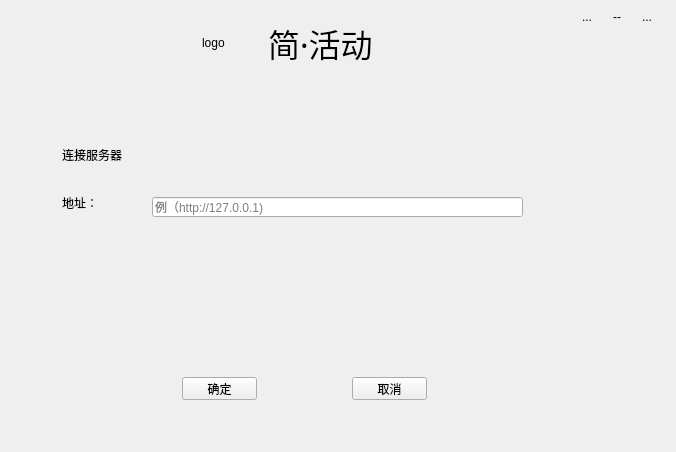
<?xml version="1.0" encoding="UTF-8"?>
<ui version="4.0">
 <class>Login</class>
 <widget class="QWidget" name="Login">
  <property name="geometry">
   <rect>
    <x>0</x>
    <y>0</y>
    <width>676</width>
    <height>452</height>
   </rect>
  </property>
  <property name="sizePolicy">
   <sizepolicy hsizetype="Preferred" vsizetype="Preferred">
    <horstretch>0</horstretch>
    <verstretch>0</verstretch>
   </sizepolicy>
  </property>
  <property name="minimumSize">
   <size>
    <width>670</width>
    <height>451</height>
   </size>
  </property>
  <property name="maximumSize">
   <size>
    <width>16777215</width>
    <height>16777215</height>
   </size>
  </property>
  <property name="windowTitle">
   <string>Form</string>
  </property>
  <widget class="MyWidgetRegister" name="LoginInner" native="true">
   <property name="geometry">
    <rect>
     <x>2</x>
     <y>2</y>
     <width>662</width>
     <height>442</height>
    </rect>
   </property>
   <property name="minimumSize">
    <size>
     <width>662</width>
     <height>442</height>
    </size>
   </property>
   <property name="maximumSize">
    <size>
     <width>662</width>
     <height>442</height>
    </size>
   </property>
   <widget class="QWidget" name="LoginContent" native="true">
    <property name="geometry">
     <rect>
      <x>0</x>
      <y>75</y>
      <width>662</width>
      <height>367</height>
     </rect>
    </property>
    <property name="sizePolicy">
     <sizepolicy hsizetype="Preferred" vsizetype="Preferred">
      <horstretch>0</horstretch>
      <verstretch>0</verstretch>
     </sizepolicy>
    </property>
    <property name="minimumSize">
     <size>
      <width>662</width>
      <height>367</height>
     </size>
    </property>
    <property name="maximumSize">
     <size>
      <width>662</width>
      <height>367</height>
     </size>
    </property>
    <widget class="QStackedWidget" name="stackedWidget">
     <property name="geometry">
      <rect>
       <x>0</x>
       <y>0</y>
       <width>662</width>
       <height>367</height>
      </rect>
     </property>
     <property name="currentIndex">
      <number>1</number>
     </property>
     <widget class="QWidget" name="page">
      <widget class="QStackedWidget" name="stackedWidgetLeft">
       <property name="geometry">
        <rect>
         <x>0</x>
         <y>0</y>
         <width>381</width>
         <height>321</height>
        </rect>
       </property>
       <property name="currentIndex">
        <number>0</number>
       </property>
       <widget class="QWidget" name="pageId">
        <widget class="QLabel" name="label_2">
         <property name="geometry">
          <rect>
           <x>30</x>
           <y>20</y>
           <width>131</width>
           <height>31</height>
          </rect>
         </property>
         <property name="font">
          <font>
           <pointsize>12</pointsize>
          </font>
         </property>
         <property name="text">
          <string>账号密码登录</string>
         </property>
        </widget>
        <widget class="QToolButton" name="toolButtonTonote">
         <property name="enabled">
          <bool>false</bool>
         </property>
         <property name="geometry">
          <rect>
           <x>210</x>
           <y>30</y>
           <width>141</width>
           <height>18</height>
          </rect>
         </property>
         <property name="font">
          <font>
           <pointsize>10</pointsize>
           <underline>true</underline>
          </font>
         </property>
         <property name="text">
          <string>短信快捷登录</string>
         </property>
         <property name="autoRaise">
          <bool>true</bool>
         </property>
        </widget>
        <widget class="QCheckBox" name="checkBox">
         <property name="geometry">
          <rect>
           <x>30</x>
           <y>210</y>
           <width>71</width>
           <height>16</height>
          </rect>
         </property>
         <property name="text">
          <string>记住密码</string>
         </property>
        </widget>
        <widget class="QCheckBox" name="checkBox_2">
         <property name="geometry">
          <rect>
           <x>120</x>
           <y>210</y>
           <width>71</width>
           <height>16</height>
          </rect>
         </property>
         <property name="text">
          <string>自动登录</string>
         </property>
        </widget>
        <widget class="QToolButton" name="toolButton_5">
         <property name="geometry">
          <rect>
           <x>250</x>
           <y>210</y>
           <width>71</width>
           <height>20</height>
          </rect>
         </property>
         <property name="text">
          <string>忘记密码？</string>
         </property>
         <property name="autoRaise">
          <bool>true</bool>
         </property>
        </widget>
        <widget class="QPushButton" name="pushButton_login_id_and_pwd">
         <property name="geometry">
          <rect>
           <x>30</x>
           <y>260</y>
           <width>291</width>
           <height>40</height>
          </rect>
         </property>
         <property name="cursor">
          <cursorShape>PointingHandCursor</cursorShape>
         </property>
         <property name="text">
          <string>登录</string>
         </property>
        </widget>
        <widget class="QWidget" name="widgetId" native="true">
         <property name="geometry">
          <rect>
           <x>30</x>
           <y>70</y>
           <width>291</width>
           <height>41</height>
          </rect>
         </property>
         <layout class="QHBoxLayout" name="horizontalLayout_2">
          <property name="spacing">
           <number>0</number>
          </property>
          <property name="bottomMargin">
           <number>0</number>
          </property>
          <item>
           <widget class="QLabel" name="label_id">
            <property name="minimumSize">
             <size>
              <width>30</width>
              <height>30</height>
             </size>
            </property>
            <property name="maximumSize">
             <size>
              <width>30</width>
              <height>30</height>
             </size>
            </property>
            <property name="text">
             <string/>
            </property>
            <property name="pixmap">
             <pixmap resource="imagelogin.qrc">:/Login/C:/Users/ASUS/Pictures/Login/human-1-fill-gray.png</pixmap>
            </property>
           </widget>
          </item>
          <item>
           <widget class="MyComboBox" name="comboBox_id">
            <property name="minimumSize">
             <size>
              <width>0</width>
              <height>30</height>
             </size>
            </property>
            <property name="maximumSize">
             <size>
              <width>16777215</width>
              <height>30</height>
             </size>
            </property>
            <property name="editable">
             <bool>true</bool>
            </property>
            <property name="currentText">
             <string>zhangsan</string>
            </property>
            <property name="maxVisibleItems">
             <number>4</number>
            </property>
            <property name="iconSize">
             <size>
              <width>16</width>
              <height>16</height>
             </size>
            </property>
           </widget>
          </item>
         </layout>
        </widget>
        <widget class="QWidget" name="widgetPwd" native="true">
         <property name="geometry">
          <rect>
           <x>30</x>
           <y>130</y>
           <width>291</width>
           <height>41</height>
          </rect>
         </property>
         <layout class="QHBoxLayout" name="horizontalLayout">
          <property name="spacing">
           <number>0</number>
          </property>
          <property name="leftMargin">
           <number>9</number>
          </property>
          <property name="topMargin">
           <number>9</number>
          </property>
          <property name="bottomMargin">
           <number>0</number>
          </property>
          <item>
           <widget class="QLabel" name="label_pwd">
            <property name="minimumSize">
             <size>
              <width>30</width>
              <height>30</height>
             </size>
            </property>
            <property name="maximumSize">
             <size>
              <width>30</width>
              <height>30</height>
             </size>
            </property>
            <property name="text">
             <string/>
            </property>
            <property name="pixmap">
             <pixmap resource="imagelogin.qrc">:/Login/C:/Users/ASUS/Pictures/Login/lock.png</pixmap>
            </property>
           </widget>
          </item>
          <item>
           <widget class="MyLineEdit" name="lineEdit_password">
            <property name="minimumSize">
             <size>
              <width>0</width>
              <height>30</height>
             </size>
            </property>
            <property name="maximumSize">
             <size>
              <width>16777215</width>
              <height>30</height>
             </size>
            </property>
            <property name="text">
             <string>123456</string>
            </property>
            <property name="alignment">
             <set>Qt::AlignLeading|Qt::AlignLeft|Qt::AlignVCenter</set>
            </property>
           </widget>
          </item>
         </layout>
        </widget>
       </widget>
       <widget class="QWidget" name="pageShortMsg">
        <widget class="QLabel" name="label_9">
         <property name="geometry">
          <rect>
           <x>40</x>
           <y>40</y>
           <width>91</width>
           <height>16</height>
          </rect>
         </property>
         <property name="text">
          <string>短信快捷登录</string>
         </property>
        </widget>
        <widget class="QToolButton" name="toolButtonToId">
         <property name="geometry">
          <rect>
           <x>250</x>
           <y>40</y>
           <width>101</width>
           <height>18</height>
          </rect>
         </property>
         <property name="font">
          <font>
           <underline>true</underline>
          </font>
         </property>
         <property name="text">
          <string>账号密码登录</string>
         </property>
         <property name="autoRaise">
          <bool>true</bool>
         </property>
        </widget>
        <widget class="QWidget" name="widget" native="true">
         <property name="geometry">
          <rect>
           <x>40</x>
           <y>90</y>
           <width>290</width>
           <height>40</height>
          </rect>
         </property>
         <widget class="QLineEdit" name="lineEdit_2">
          <property name="geometry">
           <rect>
            <x>40</x>
            <y>5</y>
            <width>241</width>
            <height>30</height>
           </rect>
          </property>
         </widget>
         <widget class="QLabel" name="label_11">
          <property name="geometry">
           <rect>
            <x>5</x>
            <y>5</y>
            <width>30</width>
            <height>30</height>
           </rect>
          </property>
          <property name="text">
           <string>TextLabel</string>
          </property>
         </widget>
        </widget>
        <widget class="QWidget" name="widget_2" native="true">
         <property name="geometry">
          <rect>
           <x>40</x>
           <y>150</y>
           <width>290</width>
           <height>40</height>
          </rect>
         </property>
         <widget class="QLineEdit" name="lineEdit_3">
          <property name="geometry">
           <rect>
            <x>42</x>
            <y>5</y>
            <width>101</width>
            <height>30</height>
           </rect>
          </property>
         </widget>
         <widget class="QToolButton" name="toolButton_11">
          <property name="geometry">
           <rect>
            <x>160</x>
            <y>5</y>
            <width>121</width>
            <height>30</height>
           </rect>
          </property>
          <property name="text">
           <string>获取动态密码</string>
          </property>
         </widget>
         <widget class="QLabel" name="label_12">
          <property name="geometry">
           <rect>
            <x>5</x>
            <y>5</y>
            <width>30</width>
            <height>30</height>
           </rect>
          </property>
          <property name="text">
           <string>TextLabel</string>
          </property>
         </widget>
        </widget>
        <widget class="QPushButton" name="pushButton_login">
         <property name="geometry">
          <rect>
           <x>40</x>
           <y>240</y>
           <width>290</width>
           <height>40</height>
          </rect>
         </property>
         <property name="text">
          <string>登录</string>
         </property>
        </widget>
       </widget>
      </widget>
      <widget class="QWidget" name="widgetRight" native="true">
       <property name="geometry">
        <rect>
         <x>380</x>
         <y>0</y>
         <width>281</width>
         <height>361</height>
        </rect>
       </property>
       <widget class="QLabel" name="label_3">
        <property name="geometry">
         <rect>
          <x>100</x>
          <y>30</y>
          <width>151</width>
          <height>20</height>
         </rect>
        </property>
        <property name="text">
         <string>扫一扫登录</string>
        </property>
       </widget>
       <widget class="QLabel" name="label_double_code">
        <property name="geometry">
         <rect>
          <x>70</x>
          <y>140</y>
          <width>154</width>
          <height>154</height>
         </rect>
        </property>
        <property name="text">
         <string/>
        </property>
        <property name="pixmap">
         <pixmap resource="imagelogin.qrc">:/Login/C:/Users/ASUS/Pictures/Login/code.png</pixmap>
        </property>
       </widget>
       <widget class="QLabel" name="label_6">
        <property name="geometry">
         <rect>
          <x>50</x>
          <y>90</y>
          <width>54</width>
          <height>12</height>
         </rect>
        </property>
        <property name="text">
         <string>请使用</string>
        </property>
       </widget>
       <widget class="QLabel" name="label_8">
        <property name="geometry">
         <rect>
          <x>180</x>
          <y>90</y>
          <width>54</width>
          <height>12</height>
         </rect>
        </property>
        <property name="text">
         <string>扫码登录</string>
        </property>
       </widget>
       <widget class="QToolButton" name="toolButton_9">
        <property name="geometry">
         <rect>
          <x>100</x>
          <y>88</y>
          <width>71</width>
          <height>18</height>
         </rect>
        </property>
        <property name="text">
         <string>简·活动App</string>
        </property>
        <property name="autoRaise">
         <bool>true</bool>
        </property>
       </widget>
      </widget>
      <widget class="QToolButton" name="toolButtonRegister">
       <property name="geometry">
        <rect>
         <x>30</x>
         <y>320</y>
         <width>61</width>
         <height>18</height>
        </rect>
       </property>
       <property name="text">
        <string>注册账号</string>
       </property>
       <property name="autoRaise">
        <bool>true</bool>
       </property>
      </widget>
      <widget class="QToolButton" name="toolButton_8">
       <property name="geometry">
        <rect>
         <x>260</x>
         <y>320</y>
         <width>30</width>
         <height>30</height>
        </rect>
       </property>
       <property name="text">
        <string>...</string>
       </property>
       <property name="autoRaise">
        <bool>true</bool>
       </property>
      </widget>
      <widget class="QToolButton" name="toolButton_7">
       <property name="geometry">
        <rect>
         <x>290</x>
         <y>320</y>
         <width>30</width>
         <height>30</height>
        </rect>
       </property>
       <property name="text">
        <string>...</string>
       </property>
       <property name="icon">
        <iconset resource="imagelogin.qrc">
         <normaloff>:/Login/C:/Users/ASUS/Pictures/Login/ufufill.png</normaloff>:/Login/C:/Users/ASUS/Pictures/Login/ufufill.png</iconset>
       </property>
       <property name="autoRaise">
        <bool>true</bool>
       </property>
      </widget>
     </widget>
     <widget class="QWidget" name="page_2">
      <widget class="QLabel" name="label">
       <property name="geometry">
        <rect>
         <x>60</x>
         <y>70</y>
         <width>161</width>
         <height>16</height>
        </rect>
       </property>
       <property name="text">
        <string>连接服务器</string>
       </property>
      </widget>
      <widget class="QLabel" name="label_4">
       <property name="geometry">
        <rect>
         <x>60</x>
         <y>120</y>
         <width>54</width>
         <height>12</height>
        </rect>
       </property>
       <property name="text">
        <string>地址：</string>
       </property>
      </widget>
      <widget class="QLineEdit" name="lineEdit_url">
       <property name="geometry">
        <rect>
         <x>150</x>
         <y>120</y>
         <width>371</width>
         <height>20</height>
        </rect>
       </property>
       <property name="placeholderText">
        <string>例（http://127.0.0.1)</string>
       </property>
      </widget>
      <widget class="QPushButton" name="pushButton_sure">
       <property name="geometry">
        <rect>
         <x>180</x>
         <y>300</y>
         <width>75</width>
         <height>23</height>
        </rect>
       </property>
       <property name="text">
        <string>确定</string>
       </property>
      </widget>
      <widget class="QPushButton" name="pushButton_cancel">
       <property name="geometry">
        <rect>
         <x>350</x>
         <y>300</y>
         <width>75</width>
         <height>23</height>
        </rect>
       </property>
       <property name="text">
        <string>取消</string>
       </property>
      </widget>
     </widget>
    </widget>
   </widget>
   <widget class="QLabel" name="label_head">
    <property name="geometry">
     <rect>
      <x>266</x>
      <y>20</y>
      <width>131</width>
      <height>41</height>
     </rect>
    </property>
    <property name="font">
     <font>
      <family>楷体</family>
      <pointsize>24</pointsize>
     </font>
    </property>
    <property name="text">
     <string>简·活动</string>
    </property>
   </widget>
   <widget class="QToolButton" name="toolButton">
    <property name="geometry">
     <rect>
      <x>630</x>
      <y>0</y>
      <width>30</width>
      <height>30</height>
     </rect>
    </property>
    <property name="minimumSize">
     <size>
      <width>30</width>
      <height>30</height>
     </size>
    </property>
    <property name="maximumSize">
     <size>
      <width>30</width>
      <height>30</height>
     </size>
    </property>
    <property name="text">
     <string>...</string>
    </property>
    <property name="icon">
     <iconset resource="imagelogin.qrc">
      <normaloff>:/Login/C:/Users/ASUS/Pictures/Login/wkf.png</normaloff>:/Login/C:/Users/ASUS/Pictures/Login/wkf.png</iconset>
    </property>
    <property name="autoRaise">
     <bool>true</bool>
    </property>
   </widget>
   <widget class="QToolButton" name="toolButton_2">
    <property name="geometry">
     <rect>
      <x>600</x>
      <y>0</y>
      <width>30</width>
      <height>30</height>
     </rect>
    </property>
    <property name="minimumSize">
     <size>
      <width>30</width>
      <height>30</height>
     </size>
    </property>
    <property name="maximumSize">
     <size>
      <width>30</width>
      <height>30</height>
     </size>
    </property>
    <property name="text">
     <string>--</string>
    </property>
    <property name="autoRaise">
     <bool>true</bool>
    </property>
   </widget>
   <widget class="QToolButton" name="toolButton_3">
    <property name="geometry">
     <rect>
      <x>570</x>
      <y>0</y>
      <width>30</width>
      <height>30</height>
     </rect>
    </property>
    <property name="minimumSize">
     <size>
      <width>30</width>
      <height>30</height>
     </size>
    </property>
    <property name="maximumSize">
     <size>
      <width>30</width>
      <height>30</height>
     </size>
    </property>
    <property name="text">
     <string>...</string>
    </property>
    <property name="icon">
     <iconset resource="imagelogin.qrc">
      <normaloff>:/Login/C:/Users/ASUS/Pictures/Login/set2.png</normaloff>:/Login/C:/Users/ASUS/Pictures/Login/set2.png</iconset>
    </property>
    <property name="autoRaise">
     <bool>true</bool>
    </property>
   </widget>
   <widget class="QLabel" name="labelLogo">
    <property name="geometry">
     <rect>
      <x>200</x>
      <y>20</y>
      <width>54</width>
      <height>41</height>
     </rect>
    </property>
    <property name="text">
     <string>logo</string>
    </property>
   </widget>
  </widget>
 </widget>
 <customwidgets>
  <customwidget>
   <class>MyWidgetRegister</class>
   <extends>QWidget</extends>
   <header location="global">mywidgetregister.h</header>
   <container>1</container>
  </customwidget>
  <customwidget>
   <class>MyComboBox</class>
   <extends>QComboBox</extends>
   <header>mycombobox.h</header>
  </customwidget>
  <customwidget>
   <class>MyLineEdit</class>
   <extends>QLineEdit</extends>
   <header>mylineedit.h</header>
  </customwidget>
 </customwidgets>
 <resources>
  <include location="imagelogin.qrc"/>
 </resources>
 <connections/>
</ui>
